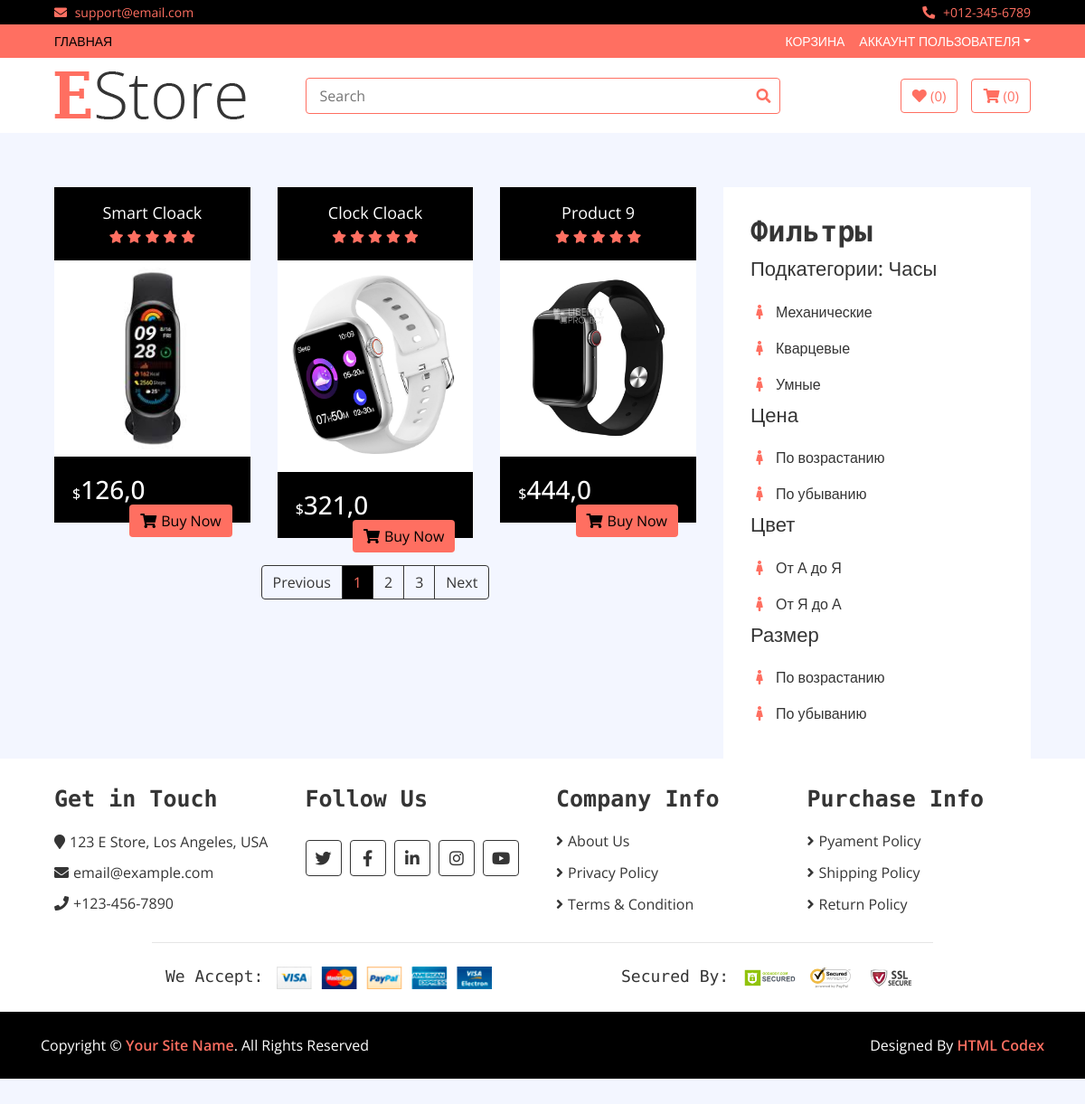
The app's page /category/chasy/?type=umnye with its own data.
### shop/models.py (models this page shows, shortened)
class Product(models.Model):
    title = models.CharField(
        max_length=250,
        verbose_name="Наименование товара",
    )
    price = models.FloatField(verbose_name="Цена товара")
    created_at = models.DateTimeField(
        auto_now_add=True,
        verbose_name="Дата создания",
    )
    watched = models.IntegerField(
        default=0,
        verbose_name="Количество просмотров",
    )
    quantity = models.IntegerField(
        default=0,
        verbose_name="Количество на складе",
    )
    description = models.TextField(
        default="Здесь скоро будет описание", verbose_name="Описание товара"
    )
    info = models.TextField(
        default="Дополнительная информация о товаре",
        verbose_name="Информация о товаре",
    )
    category = models.ForeignKey(
        Category,
        related_name="products",
        verbose_name="Категории",
        on_delete=models.CASCADE,
    )
    slug = models.SlugField(
        unique=True,
        null=True,
    )
    size = models.IntegerField(default=30, verbose_name="Размер в мм")
    color = models.CharField(
        default="Серебро", max_length=30, verbose_name="Цвет/Материал"
    )
    def get_absolute_url(self):
        return reverse("product_page", kwargs={"slug": self.slug})
    def get_first_photo(self):
        if self.images.all():
            return self.images.first().image.url
    class Meta:
        verbose_name = "Продукт"
        verbose_name_plural = "Продукты"

class Galery(models.Model):
    image = models.ImageField(upload_to="products/", verbose_name="Изображение")
    product = models.ForeignKey(
        Product,
        related_name="images",
        on_delete=models.CASCADE,
    )
    class Meta:
        verbose_name = "Изображения"
        verbose_name_plural = "Галерея товаров"

class Category(models.Model):
    title = models.CharField(
        max_length=150,
        verbose_name="Имя категории",
    )
    image = models.ImageField(
        upload_to="categories/",
        verbose_name="Изображение категории",
        null=True,
        blank=True,
    )
    slug = models.SlugField(unique=True, null=True)
    parent = models.ForeignKey(
        "self",
        on_delete=models.CASCADE,
        null=True,
        blank=True,
        verbose_name="Категория",
        related_name="subcategories",
    )
    def __str__(self):
        return self.title
    class Meta:
        verbose_name = "Категория"
        verbose_name_plural = "Категории"

### shop/views.py (the view, shortened to what this page needs)
class SubCategeries(ListView):
    model = Product
    context_object_name = "products"
    template_name = "shop/category_page.html"
    def get_queryset(self):
        type_field = self.request.GET.get("type")
        if type_field:
            products = Product.objects.filter(category__slug=type_field)[:3]
            return products
    def get_context_data(self, **kwargs):
        context = super().get_context_data()
        parent_category = Category.objects.get(slug=self.kwargs["slug"])
        context["category"] = parent_category
        context["title"] = parent_category.title
        return context

### shop/templatetags/shop_tags.py (called while the page is built)
@register.simple_tag()
def get_subcategories(category):
    return Category.objects.filter(parent=category)

@register.simple_tag()
def get_sorted():
    return [
        {
            "title": "Цена",
            "sorters": [
                ("price", "По возрастанию"),
                ("-price", "По убыванию"),
            ],
        },
        {
            "title": "Цвет",
            "sorters": [
                ("color", "От А до Я"),
                ("-color", "От Я до А"),
            ],
        },
        {
            "title": "Размер",
            "sorters": [
                ("size", "По возрастанию"),
                ("-size", "По убыванию"),
            ],
        },
    ]

### shop/templates/shop/category_page.html (shortened to what this page needs)
{% extends "base.html" %}
{% block main %}
<div class="product-view">
    <div class="container-fluid">
        <div class="row">
            <div class="col-lg-8">
                <div class="row">
                    {% for product in products  %}
                        <div class="col-md-4">
                            {% include "shop/components/_product_card.html" %}
                        </div>
                    {% endfor %}
                </div>
                <div class="col-md-12">
                    <nav aria-label="Page navigation example">
                        <ul class="pagination justify-content-center">
                            <li class="page-item disabled">
                                <a class="page-link" href="#" tabindex="-1">Previous</a>
                            </li>
                            <li class="page-item active"><a class="page-link" href="#">1</a></li>
                            <li class="page-item"><a class="page-link" href="#">2</a></li>
                            <li class="page-item"><a class="page-link" href="#">3</a></li>
                            <li class="page-item">
                                <a class="page-link" href="#">Next</a>
                            </li>
                        </ul>
                    </nav>
                </div>
            </div>
            {% include "shop/components/_sort.html" %}
        </div>
    </div>
</div>
{% endblock main %}

### shop/templates/shop/components/_product_card.html (shortened to what this page needs)
    <div class="product-item">
        <div class="product-title">
            <a href="{{ product.get_absolute_url }}">{{ product.title }}</a>
            <div class="ratting">
                <i class="fa fa-star"></i>
                <i class="fa fa-star"></i>
                <i class="fa fa-star"></i>
                <i class="fa fa-star"></i>
                <i class="fa fa-star"></i>
            </div>
        </div>
        <div class="product-image">
            <a href="product-detail.html">
                <img src="{{ product.get_first_photo }}" alt="Product Image">
            </a>
        </div>
        <div class="product-price">
            <h3><span>$</span>{{ product.price }}</h3>
            <a class="btn" href="{% url 'product_page' product.slug %}"><i class="fa fa-shopping-cart"></i>Buy Now</a>
        </div>
    </div>

### shop/templates/shop/components/_sort.html
{% load shop_tags %}
{% get_subcategories category as categories %}
{% get_sorted as data%}
            <div class="col-lg-4 sidebar">
                <div class="sidebar-widget category">
                    <h2>Фильтры</h2>
                    <h3 class="title">Подкатегории: {{ category }}
                    </h3>
                    {% for cat in categories %}
                        <nav class="navbar bg-light">
                            <ul class="navbar-nav">
                                <li class="nav-item">
                                    <a class="nav-link" href="?type={{ cat.slug }}"><i class="fa fa-female"></i>{{ cat }}</a>
                                </li>
                            </ul>
                        </nav>
                    {% endfor %}
                    {% for key in data  %}
                        <h3 class="title"> {{ key.title }}
                        </h3>
                            {% for value in key.sorters %}
                            <nav class="navbar bg-light">
                                <ul class="navbar-nav">
                                    <li class="nav-item">
                                        <a class="nav-link" href="?sort={{ value.0 }}"><i class="fa fa-female"></i>{{ value.1 }} </a>
                                    </li>
                                </ul>
                            </nav>
                        {% endfor %}
                    {% endfor %}
                </div>

### shop/static/shop/css/style.css (style rules this page uses)
a { color: #FF6F61; }
h2 { font-family: 'Source Code Pro', monospace; font-weight: 700; }
@media (min-width: 992px) { .container-fluid { padding-right: 60px; padding-left: 60px; } }
.btn { color: #FF6F61; background: #ffffff; border: 1px solid #FF6F61; }
.category { position: relative; padding: 0 15px; margin-bottom: 30px; }
.product-item { position: relative; }
.product-item .product-title { padding: 15px; text-align: center; background: #000000; transition: all .3s; }
.product-item .product-title a, .product-item .product-title .ratting { position: relative; width: 100%; }
.product-item .product-title a { margin-bottom: 5px; color: #ffffff; font-size: 18px; }
.product-item .product-title .ratting i { font-size: 14px; color: #FF6F61; }
.product-item .product-image { position: relative; overflow: hidden; }
.product-item .product-image a { display: block; background: #ffffff; transition: .3s; }
.product-item .product-image img { width: 100%; transition: all .3s; }
.product-item .product-price { padding: 20px; background: #000000; transition: all .3s; }
.product-item .product-price h3 { display: inline-block; color: #ffffff; margin: 0; }
.product-item .product-price h3 span { font-size: 16px; }
.product-item .product-price .btn { float: right; border: none; color: #000000; background: #FF6F61; }
.product-item .product-price .btn i { margin-right: 5px; }
.product-view { position: relative; width: 100%; padding: 30px 0; }
.product-view .product-item { margin-bottom: 30px; }
.product-view .pagination { margin: 0; }
.product-view .pagination .page-item .page-link { color: #353535; background: transparent; border-color: #353535; }
.product-view .pagination .page-item:hover .page-link, .product-view .pagination .page-item.active .page-link { color: #FF6F61; background: #000000; }
.sidebar-widget { padding: 30px; background: #ffffff; }
.sidebar-widget .title { position: relative; font-size: 22px; text-transform: capitalize; margin-bottom: 15px; }
.sidebar-widget.category { margin: 0; }
.sidebar-widget.category .navbar { padding: 0; overflow: hidden; background: #ffffff !important; }
.sidebar-widget.category .navbar-nav { width: 100%; }
.sidebar-widget.category .navbar li { border-bottom: 1px solid #f3f6ff; }
.sidebar-widget.category .navbar li:last-child { border-bottom: none; }
.sidebar-widget.category .navbar a { color: #353535; }
.sidebar-widget.category .navbar i { color: #FF6F61; width: 20px; text-align: center; margin-right: 8px; }

### records on screen
Product: title "Smart Cloack", get_first_photo (picture), price "126,0"
Product: title "Clock Cloack", get_first_photo (picture), price "321,0"
Product: title "Product 9", get_first_photo (picture), price "444,0"
Category: title "Часы"
Category: title "Механические"
Category: title "Кварцевые"
Category: title "Умные"

### other values on screen
{{ key.title }} "Цена" "Цвет" "Размер"
{{ value.1 }} "По возрастанию" "По убыванию" "От А до Я" "От Я до А" "По возрастанию" "По убыванию"
